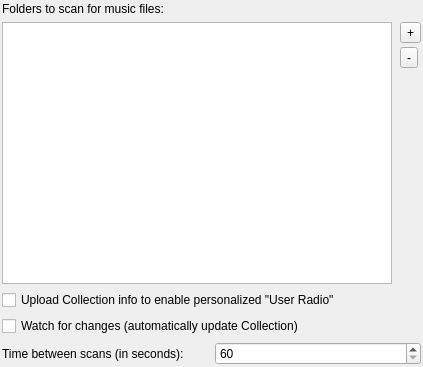
<?xml version="1.0" encoding="UTF-8"?>
<ui version="4.0">
 <class>Settings_Collection</class>
 <widget class="QWidget" name="Settings_Collection">
  <property name="geometry">
   <rect>
    <x>0</x>
    <y>0</y>
    <width>423</width>
    <height>367</height>
   </rect>
  </property>
  <property name="sizePolicy">
   <sizepolicy hsizetype="Preferred" vsizetype="Preferred">
    <horstretch>0</horstretch>
    <verstretch>0</verstretch>
   </sizepolicy>
  </property>
  <property name="windowTitle">
   <string notr="true" extracomment="not translatable because not shown to the user">Form</string>
  </property>
  <layout class="QVBoxLayout" name="verticalLayout_2">
   <property name="leftMargin">
    <number>2</number>
   </property>
   <property name="topMargin">
    <number>2</number>
   </property>
   <property name="rightMargin">
    <number>2</number>
   </property>
   <property name="bottomMargin">
    <number>2</number>
   </property>
   <item>
    <widget class="QLabel" name="label_6">
     <property name="text">
      <string>Folders to scan for music files:</string>
     </property>
    </widget>
   </item>
   <item>
    <layout class="QHBoxLayout" name="horizontalLayout">
     <property name="spacing">
      <number>8</number>
     </property>
     <item>
      <widget class="QListWidget" name="pathListWidget"/>
     </item>
     <item>
      <layout class="QVBoxLayout" name="verticalLayout">
       <property name="spacing">
        <number>4</number>
       </property>
       <item>
        <widget class="QToolButton" name="addLibraryPathButton">
         <property name="text">
          <string>+</string>
         </property>
        </widget>
       </item>
       <item>
        <widget class="QToolButton" name="removeLibraryPathButton">
         <property name="text">
          <string>-</string>
         </property>
        </widget>
       </item>
       <item>
        <spacer name="verticalSpacer">
         <property name="orientation">
          <enum>Qt::Vertical</enum>
         </property>
         <property name="sizeHint" stdset="0">
          <size>
           <width>20</width>
           <height>40</height>
          </size>
         </property>
        </spacer>
       </item>
      </layout>
     </item>
    </layout>
   </item>
   <item>
    <layout class="QVBoxLayout" name="verticalLayout_17">
     <item>
      <widget class="QCheckBox" name="enableEchonestCatalog">
       <property name="toolTip">
        <string>The Echo Nest supports keeping track of your catalog metadata
 and using it to craft personalized radios. Enabling this option
 will allow you (and all your friends) to create automatic playlists
 and stations based on your personal taste profile.</string>
       </property>
       <property name="text">
        <string>Upload Collection info to enable personalized &quot;User Radio&quot;</string>
       </property>
      </widget>
     </item>
     <item>
      <widget class="QCheckBox" name="checkBoxWatchForChanges">
       <property name="sizePolicy">
        <sizepolicy hsizetype="Fixed" vsizetype="Fixed">
         <horstretch>0</horstretch>
         <verstretch>0</verstretch>
        </sizepolicy>
       </property>
       <property name="text">
        <string>Watch for changes (automatically update Collection)</string>
       </property>
      </widget>
     </item>
     <item>
      <layout class="QHBoxLayout" name="horizontalLayout_8">
       <item>
        <widget class="QLabel" name="scanTimeLabel">
         <property name="text">
          <string>Time between scans (in seconds):</string>
         </property>
        </widget>
       </item>
       <item>
        <widget class="QSpinBox" name="scannerTimeSpinBox">
         <property name="minimum">
          <number>60</number>
         </property>
         <property name="maximum">
          <number>999999999</number>
         </property>
        </widget>
       </item>
      </layout>
     </item>
    </layout>
   </item>
  </layout>
 </widget>
 <resources/>
 <connections/>
</ui>
